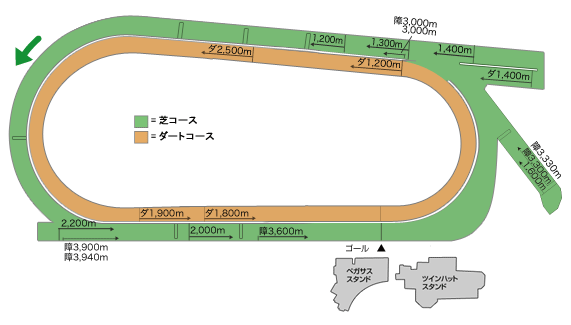
#> input picture references/jra/chukyo/pic_course_heimenzu.gif, 571 x 325 px, found by its file name
$ python digitize_jra_courses.py
#> lines starting #> are read from the running program, lines starting #| are printed output that depends on the picture; after the words box and inside, x2 and y2 are one past the last pixel; in counts of white or black regions, pixels touching at a corner belong together
"""Digitize JRA official course plans and elevation sections into app/courseData.ts.

Inputs are the images saved under references/jra/<venue>/ (downloaded from
https://www.jra.go.jp/facilities/race/<venue>/course/index.html).

Outputs
- app/courseData.ts                generated rail pixels + elevation profiles
- public/courses/<venue>-<kind>.png one-lap crop of the official section graph,
                                    normalized so travel runs left -> right and
                                    the winning post is the right edge.
- outputs/course-digitize/*.png     debug overlays for visual review

The plans are schematic drawings, not survey coordinates. Each rail is later
calibrated to the official lap length in trackGeometry.ts.
Tokyo keeps its hand-digitized rails (see references/jra/tokyo/README.md) and is
only processed here for the seek-bar section crops.
"""
import json, math, sys
from pathlib import Path
import numpy as np
from PIL import Image, ImageDraw
from scipy import ndimage

sys.stdout.reconfigure(encoding='utf-8')
ROOT = Path(__file__).resolve().parents[1]
REF = ROOT / 'references/jra'
DEBUG = ROOT / 'outputs/course-digitize'
PUBLIC = ROOT / 'public/courses'

# goalX: x pixel of the winning post (▲ゴール) on the home straight.
# outer: screen-angle window (deg, atan2(dy,dx) with y down) where the outer course
#        leaves the inner course. Outside the window both courses share the rail.
# kinds: only the courses JRA flat GⅠ races are run on at that venue.
#   中山: 皐月賞・有馬記念・ホープフルS (内回り), スプリンターズS (外回り)
#   京都: 秋華賞 (内回り), 天皇賞(春)・菊花賞・エリザベス女王杯・マイルCS (外回り)
#   阪神: 大阪杯・宝塚記念 (内回り), 桜花賞・阪神JF・朝日杯FS (外回り)
#   中京: 高松宮記念 (芝), チャンピオンズC (ダート)
PLANS = {
    'nakayama': {'code': '06', 'left': False, 'goalX': 237, 'outer': (-178, -8), 'kinds': ['turf', 'outer']},
    'kyoto':    {'code': '08', 'left': False, 'goalX': 287, 'outer': (-75, 75), 'kinds': ['turf', 'outer']},
    'hanshin':  {'code': '09', 'left': False, 'goalX': 168, 'outer': (-80, 80), 'kinds': ['turf', 'outer']},
    'chukyo':   {'code': '07', 'left': True,  'goalX': 381, 'outer': None, 'kinds': ['turf', 'dirt']},
}

# Section graphs. top/bottom: metres at the top/bottom of the plot frame.
# goal: which frame edge is the winning post (remaining distance 0).
PROFILES = {
    ('tokyo', 'turf'):     {'file': 'tokyo/turf-profile.gif', 'lap': 2083.1, 'top': 4, 'bottom': -6, 'goal': 'right', 'frameY': (13.5, 127)},
    ('tokyo', 'dirt'):     {'file': 'tokyo/dirt-profile.gif', 'lap': 1899, 'top': 4, 'bottom': -6, 'goal': 'right', 'frameY': (15, 129)},
    ('nakayama', 'turf'):  {'file': 'nakayama/pic_course_turf.gif', 'lap': 1667.1, 'top': 4, 'bottom': -4, 'goal': 'left'},
    ('nakayama', 'outer'): {'file': 'nakayama/pic_course_turf2.gif', 'lap': 1839.7, 'top': 4, 'bottom': -4, 'goal': 'left'},
    ('kyoto', 'turf'):     {'file': 'kyoto/pic_course_shiba_in.gif', 'lap': 1782.8, 'top': 6, 'bottom': -2, 'goal': 'left'},
    ('kyoto', 'outer'):    {'file': 'kyoto/pic_course_shiba_out.gif', 'lap': 1894.3, 'top': 6, 'bottom': -2, 'goal': 'left'},
    ('hanshin', 'turf'):   {'file': 'hanshin/pic_course_turf.gif', 'lap': 1689, 'top': 2, 'bottom': -4, 'goal': 'left'},
    ('hanshin', 'outer'):  {'file': 'hanshin/pic_course_turf2.gif', 'lap': 2089, 'top': 2, 'bottom': -4, 'goal': 'left'},
    ('chukyo', 'turf'):    {'file': 'chukyo/pic_course_shiba.gif', 'lap': 1705.9, 'top': 2, 'bottom': -3, 'goal': 'right'},
    ('chukyo', 'dirt'):    {'file': 'chukyo/pic_course_durt.gif', 'lap': 1530, 'top': 2, 'bottom': -3, 'goal': 'right'},
}


def rgb(path):
    return np.array(Image.open(path).convert('RGB')).astype(int)


# ---------------------------------------------------------------- profiles
def profile_masks(a):
    mn, mx = a.min(axis=2), a.max(axis=2)
    light = mn >= 200
    neutral = (mx - mn) < 14
    fill = ~light & ~neutral
    return light, fill


def frame_of(a, cfg):
    light, fill = profile_masks(a)
    ys, xs = np.nonzero(fill)
    # The fill reaches the bottom of the frame over the whole lap.
    x0, x1 = xs.min(), xs.max()
    bottom = ys.max() + 1
    if 'frameY' in cfg:
        top, bottom = cfg['frameY']
    else:
        sky = light & ~(a.min(axis=2) >= 250)  # tinted background, not white
        sy, sx = np.nonzero(sky[:, x0:x1 + 1])
        top = sy.min() - 1
    return x0, x1 + 1, top, bottom


def digitize_profile(venue, kind, cfg):
    a = rgb(REF / cfg['file'])
    _, fill = profile_masks(a)
    x0, x1, top, bottom = frame_of(a, cfg)
    per_m = (bottom - top) / (cfg['top'] - cfg['bottom'])
    # Coloured horizontal gridlines are 1-2px tall; the fill body is not.
    solid = fill.copy()
    solid[:-3] &= fill[1:-2] & fill[2:-1] & fill[3:]
    tops = []
    for x in range(x0, x1):
        col = np.nonzero(solid[int(top):int(bottom) + 1, x])[0]
        tops.append(int(top) + col[0] if len(col) else None)
    # Vertical gridlines are 1px wide: a column median removes their spikes.
    valid = [t for t in tops if t is not None]
    tops = [t if t is not None else valid[0] for t in tops]
    tops = ndimage.median_filter(np.array(tops, dtype=float), size=5, mode='nearest')
    pts = []
    for x, y in zip(range(x0, x1), tops):
        h = cfg['top'] - (y - top) / per_m
        frac = (x + .5 - x0) / (x1 - x0)
        remaining = frac * cfg['lap'] if cfg['goal'] == 'left' else (1 - frac) * cfg['lap']
        pts.append((remaining, h))
    pts.sort()
    # Frame border columns are drawn lines, not terrain.
    pts = pts[2:-2]
    pts = [(0.0, pts[0][1])] + pts + [(cfg['lap'], pts[-1][1])]

    def rdp(seq, tol=.04):
        (xa, ya), (xb, yb) = seq[0], seq[-1]
        worst, idx = 0, 0
        for i in range(1, len(seq) - 1):
            x, y = seq[i]
            err = abs(ya + (yb - ya) * (x - xa) / max(xb - xa, 1e-9) - y)
            if err > worst:
                worst, idx = err, i
        if worst <= tol:
            return [seq[0], seq[-1]]
        return rdp(seq[:idx + 1], tol)[:-1] + rdp(seq[idx:], tol)
    # JRA courses consist of level stretches joined by straight, even slopes, but
    # the graph's 1px steps (~0.07m) read as stairs, which the 3D exaggeration
    # turns into visible ledges. Smooth the column noise, keep only the slope
    # breaks, then snap near-level segments to exactly level.
    xs = np.array([x for x, _ in pts]); hs = np.array([h for _, h in pts])
    hs = ndimage.gaussian_filter1d(hs, 3, mode='nearest')
    simplified = [list(q) for q in rdp(list(zip(xs, hs)), tol=.12)]
    LEVEL = .15  # metres: a segment rising less than this is drawn level
    for _ in range(3):
        for i in range(len(simplified) - 1):
            a_, b_ = simplified[i], simplified[i + 1]
            if 0 < abs(b_[1] - a_[1]) < LEVEL:
                m = (a_[1] + b_[1]) / 2
                a_[1] = b_[1] = m
    # Merge collinear neighbours left after snapping.
    merged = [simplified[0]]
    for i in range(1, len(simplified) - 1):
        (xa, ya), (xb, yb), (xc, yc) = merged[-1], simplified[i], simplified[i + 1]
        if abs(ya + (yc - ya) * (xb - xa) / max(xc - xa, 1e-9) - yb) > 1e-6:
            merged.append(simplified[i])
    merged.append(simplified[-1])
    # The lap is a loop: the winning post height must match at both ends.
    merged[-1][1] = merged[0][1]
    simplified = [tuple(q) for q in merged]
    # Seek-bar crop: one lap, travel left->right, goal at the right edge.
    crop = Image.open(REF / cfg['file']).convert('RGB').crop((x0, int(round(top)), x1, int(round(bottom))))
    if cfg['goal'] == 'left':
        crop = crop.transpose(Image.FLIP_LEFT_RIGHT)
    PUBLIC.mkdir(parents=True, exist_ok=True)
    crop.save(PUBLIC / f'{venue}-{kind}.png', optimize=True)
    DEBUG.mkdir(parents=True, exist_ok=True)
    dbg = Image.open(REF / cfg['file']).convert('RGB').resize((a.shape[1] * 2, a.shape[0] * 2), Image.NEAREST)
    dd = ImageDraw.Draw(dbg)
    to_x = (lambda r: x0 + r / cfg['lap'] * (x1 - x0)) if cfg['goal'] == 'left' else (lambda r: x1 - r / cfg['lap'] * (x1 - x0))
    dd.line([(to_x(r) * 2, (top + (cfg['top'] - h) * per_m) * 2) for r, h in simplified], fill=(255, 0, 0), width=2)
    dd.rectangle([x0 * 2, top * 2, x1 * 2, bottom * 2], outline=(0, 0, 255))
    dbg.save(DEBUG / f'{venue}-{kind}-profile.png')
    hs = [h for _, h in simplified]
    print(f'profile {venue}/{kind}: frame x={x0}..{x1} y={top}..{bottom} points={len(simplified)} range={min(hs):.2f}..{max(hs):.2f}m')
    return [[round(r, 1), round(h, 2)] for r, h in simplified]


# ---------------------------------------------------------------- plans
def plan_masks(a):
    r, g, b = a[:, :, 0], a[:, :, 1], a[:, :, 2]
#> r: shape (325, 571) int64; 158 distinct labels, from 6 to 255
#> g: shape (325, 571) int64; 133 distinct labels, from 4 to 255
#> b: shape (325, 571) int64; 153 distinct labels, from 4 to 255
    dark = a.max(axis=2) < 110
#> dark: shape (325, 571) bool; 1.2% white in thin lines or dots, all inside (x1, y1, x2, y2) = (58, 17, 561, 309)
    # Replace text/arrows with the nearest non-dark colour before classification.
    _, (iy, ix) = ndimage.distance_transform_edt(dark, return_indices=True)
#> iy: shape (325, 571) int32; 325 distinct labels, from 0 to 324
    a = a[iy, ix]
    r, g, b = a[:, :, 0], a[:, :, 1], a[:, :, 2]
#> r: shape (325, 571) int64; 137 distinct labels, from 21 to 255
#> g: shape (325, 571) int64; 110 distinct labels, from 82 to 255
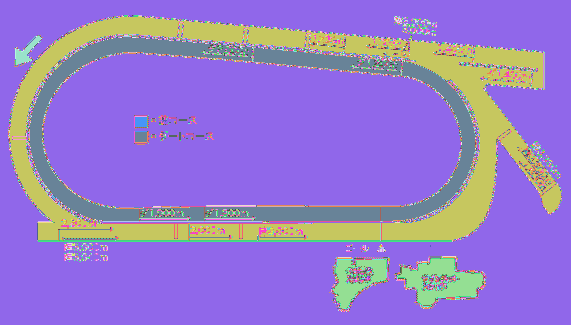
#> b: shape (325, 571) int64; 136 distinct labels, from 48 to 255; one colour per label, 0 black
    green = (g > 170) & (r < 150) & (b < 150)
#> green: shape (325, 571) bool; 13.3% white; 34 white regions (23 under 20 px), largest, box (x1, y1, x2, y2) and area: (10, 17, 562, 240) 20391, (190, 223, 380, 240) 2656, (474, 47, 543, 89) 1301
    orange = (r > 200) & (g > 140) & (g < 190) & (b < 120)
#> orange: shape (325, 571) bool; 7.3% white; 10 white regions (4 under 20 px), largest, box (x1, y1, x2, y2) and area: (30, 37, 253, 221) 5577, (381, 62, 475, 221) 3122, (205, 206, 380, 221) 2190, (253, 48, 402, 75) 1886, (140, 207, 204, 221) 601, (135, 132, 147, 143) 132
    return a, green, orange


def ray_samples(center, theta, rmax, step=.25):
    rs = np.arange(0, rmax, step)
    return rs, center[0] + rs * math.cos(theta), center[1] + rs * math.sin(theta)


def runs(mask_line, rs, max_gap):
    out, start, last = [], None, None
    for i, v in enumerate(mask_line):
        if v:
            if start is None:
                start = i
            elif rs[i] - rs[last] > max_gap:
                out.append((start, last)); start = i
            last = i
    if start is not None:
        out.append((start, last))
    return out


def smooth_closed(points, sigma_px, count=180):
    """Resample a closed line by arc length from points[0] and low-pass it.

    Radial scanning leaves pixel steps and small kinks (text, ticks, where the
    outer course leaves the inner one). In 3D the lanes are offset up to ~35m
    along the rail normal, which magnifies any wobble of the tangent, so the
    rail is Gaussian-smoothed along its length before export.
    """
    P = np.asarray(points, dtype=float)
    seg = np.hypot(*(np.roll(P, -1, axis=0) - P).T)
    cum = np.concatenate([[0], np.cumsum(seg)])
    total = cum[-1]
    dense = 1440
    t = np.linspace(0, total, dense, endpoint=False)
    closed = np.vstack([P, P[:1]])
    xs = np.interp(t, cum, closed[:, 0])
    ys = np.interp(t, cum, closed[:, 1])
    sig = sigma_px / (total / dense)
    xs = ndimage.gaussian_filter1d(xs, sig, mode='wrap')
    ys = ndimage.gaussian_filter1d(ys, sig, mode='wrap')
    step = dense // count
    return list(zip(xs[::step], ys[::step]))


def circular_median(v, k):
    n = len(v); half = k // 2
    return np.array([np.median([v[(i + j) % n] for j in range(-half, half + 1)]) for i in range(n)])


def digitize_plan(venue, cfg):
    path = REF / venue / 'pic_course_heimenzu.gif'
    a0 = rgb(path)
    a, green, orange = plan_masks(a0)
    H, W = green.shape
    # Non-green regions connected to the border are "outside"; enclosed gaps
    # between green bands separate the inner and outer turf courses.
    lab, _ = ndimage.label(~green)
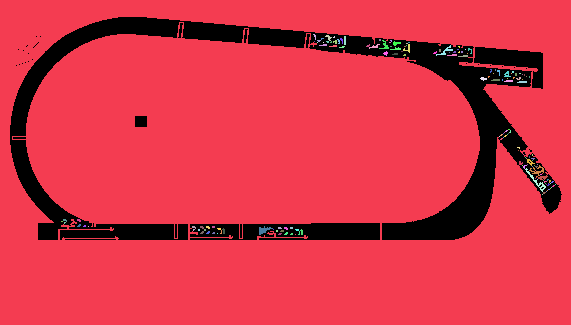
#> lab: shape (325, 571) int32; 167 distinct labels, from 0 to 166; one colour per label, 0 black
    border = set(np.unique(np.concatenate([lab[0], lab[-1], lab[:, 0], lab[:, -1]]))) - {0}
#> border = 1 item
    outside = np.isin(lab, list(border))
#> outside: shape (325, 571) bool; 86% white; 31 black regions (20 under 20 px), largest, box (x1, y1, x2, y2) and area: (10, 17, 562, 240) 21328, (190, 223, 380, 240) 2883, (474, 47, 543, 89) 1301
    # Keep the dirt oval (tick lines may split it into pieces) but drop legend
    # swatches; the centre is the middle of the oval's bounding box.
    olab, n = ndimage.label(orange)
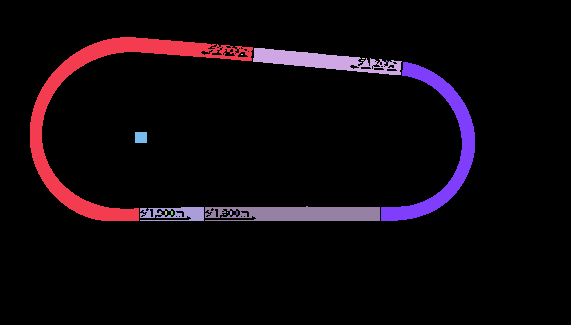
#> olab: shape (325, 571) int32; 17 distinct labels, from 0 to 16; one colour per label, 0 black
#> n = 16
    sizes = ndimage.sum(orange, olab, range(1, n + 1))
#> sizes = [5577, 1880, 2, 3, 3, 3, 3122, 132, 2174, 585, 8, 8, 8, 8, 1, 2]
    orange = np.isin(olab, [i + 1 for i, v in enumerate(sizes) if v > 300])
#> orange: shape (325, 571) bool; 7.2% white; 5 white regions, box (x1, y1, x2, y2) and area: (30, 37, 253, 221) 5577, (381, 62, 475, 221) 3122, (205, 206, 380, 221) 2174, (253, 48, 402, 75) 1880, (140, 207, 204, 221) 585
    oy, ox = np.nonzero(orange)
#> oy = 13338 values from 37 to 220; ox = 13338 values, max 474 at index 6719, min 30 at index 6430, mean 248.3
    center = ((ox.min() + ox.max()) / 2, (oy.min() + oy.max()) / 2)
#> center = (252, 128.5)
    rmax = math.hypot(W, H)
    N = 720
    thetas = np.linspace(-math.pi, math.pi, N, endpoint=False)
    dirt_in, turf_in, outer = [], [], []
    for th in thetas:
        rs, xs, ys = ray_samples(center, th, rmax)
        ok = (xs >= 0) & (xs < W) & (ys >= 0) & (ys < H)
        rs, xs, ys = rs[ok], xs[ok].astype(int), ys[ok].astype(int)
        o = runs(orange[ys, xs], rs, 3)
        main = max(o, key=lambda s: rs[s[1]] - rs[s[0]])
        di, do = rs[main[0]], rs[main[1]]
        gr = [s for s in runs(green[ys, xs], rs, 1.0) if rs[s[0]] >= do - 1]
        ti = rs[gr[0][0]] if gr else do
        oo = ti
        deg = math.degrees(th)
        if cfg['outer'] and cfg['outer'][0] <= deg <= cfg['outer'][1]:
            for prev, cur in zip(gr, gr[1:]):
                gap = slice(prev[1] + 1, cur[0])
                if gap.stop > gap.start and not outside[ys[gap], xs[gap]].any():
                    oo = rs[cur[0]]
        dirt_in.append(di); turf_in.append(ti); outer.append(oo)
#> this loop made 720 passes
#> (main, di, do, gr, ti) on passes 1 to 3: ((841, 888), 210.2, 222, [(905, 968)], 226.2), ((841, 888), 210.2, 222, [(905, 968)], 226.2), ((837, 888), 209.2, 222, [(905, 964)], 226.2)
#> after the loop, dirt_in = 720 values, max 211 at index 370, min 66.75 at index 182, mean 124.6; outer = 720 values, max 282.8 at index 339, min 84 at index 190, mean 147.6; turf_in = 720 values, max 240.2 at index 716, min 84 at index 190, mean 145.1
    result = {}
    goal_theta = None
    for name, radii in [('turf', turf_in), ('outer', outer), ('dirt', dirt_in)]:
        if name not in cfg['kinds']:
            continue
        # Labels drawn on the outer band need a wider window than the clean inner rails.
        rr = circular_median(np.array(radii), 9 if name == 'turf' else 25)
        # Rail lines are smooth curves; a wide circular mean removes label/tick noise.
        k = 15
        rr = np.convolve(np.concatenate([rr[-(k // 2):], rr, rr[:k // 2]]), np.ones(k) / k, mode='valid')
        if name == 'turf':
            turf_rr = rr
        elif name == 'outer':
            # Where the courses share the rail the outer course must be the very same
            # line, otherwise the two ribbons overlap with a visible ledge. Model the
            # outer course as the inner rail plus a smooth outward bulge.
            bulge = ndimage.gaussian_filter1d(np.maximum(rr - turf_rr, 0), 6, mode='wrap')
            bulge[bulge < .3] = 0
            rr = turf_rr + ndimage.gaussian_filter1d(bulge, 8, mode='wrap')
        pts = [(center[0] + r * math.cos(t), center[1] + r * math.sin(t)) for r, t in zip(rr, thetas)]
        if goal_theta is None:
            # The winning post: the lowest (home-straight) rail point at x=goalX.
            bottom = [i for i, (x, y) in enumerate(pts) if y > center[1]]
            gi = min(bottom, key=lambda i: abs(pts[i][0] - cfg['goalX']))
            goal_theta = thetas[gi]
        # Order from the goal in the race direction. Screen y points down, so a
        # left-handed course runs with decreasing screen angle.
        gi = int(np.argmin(np.abs(np.angle(np.exp(1j * (thetas - goal_theta))))))
        step = -1 if cfg['left'] else 1
        ordered = [pts[(gi + step * k) % N] for k in range(N)]
        sampled = smooth_closed(ordered, 4)
        if name == 'dirt':
            # Distance labels sit on the dirt band and dent its inner edge. The band
            # is drawn with a constant width, so offset the clean turf-inner line
            # (= the dirt's outer edge) inwards by the band's median width instead.
            turf = np.array(result['turf'])
            width = float(np.median([np.min(np.hypot(*(turf - p).T)) for p in np.array(sampled)]))
            offset = []
            for i, p in enumerate(turf):
                tangent = turf[(i + 1) % len(turf)] - turf[i - 1]
                normal = np.array([-tangent[1], tangent[0]]) / np.hypot(*tangent)
                a, b = p + normal * width, p - normal * width
                offset.append(a if np.hypot(*(a - center)) < np.hypot(*(b - center)) else b)
            sampled = smooth_closed([tuple(q) for q in offset], 3)
            print(f'plan {venue}: dirt band width {width:.1f}px')
        result[name] = [[round(float(x), 2), round(float(y), 2)] for x, y in sampled]
#> this loop made 3 passes
#> (name, n in circular_median, half in circular_median, k, goal_theta) on pass 1: ('turf', 720, 4, 15, 1.73)
#> after the loop, bottom = 359 values from 361 to 719; goal_theta = 1.73; result = 2 items
    # Debug overlay
    DEBUG.mkdir(parents=True, exist_ok=True)
    im = Image.open(path).convert('RGB').resize((W * 2, H * 2), Image.NEAREST)
    d = ImageDraw.Draw(im)
    for name, col in [('turf', (220, 0, 0)), ('outer', (160, 0, 200)), ('dirt', (0, 0, 220))]:
        if name in result:
            p = [(x * 2, y * 2) for x, y in result[name]]
            d.line(p + [p[0]], fill=col, width=2)
            d.ellipse([p[0][0] - 5, p[0][1] - 5, p[0][0] + 5, p[0][1] + 5], outline=col, width=2)
            d.ellipse([p[8][0] - 3, p[8][1] - 3, p[8][0] + 3, p[8][1] + 3], fill=col)
    im.save(DEBUG / f'{venue}-plan.png')
    print(f'plan {venue}: center=({center[0]:.1f},{center[1]:.1f}) size={W}x{H} rails={list(result)}')
#| plan nakayama: center=(252.0,128.5) size=571x325 rails=['turf', 'outer']
    return {'size': [W, H], 'center': [round(center[0], 1), round(center[1], 1)], 'rails': result}


def main():
    data = {}
    for venue, cfg in PLANS.items():
        data[cfg['code']] = {'slug': venue, **digitize_plan(venue, cfg), 'profiles': {}}
    data.setdefault('05', {'slug': 'tokyo', 'profiles': {}})
    codes = {v['slug']: k for k, v in data.items()}
    for (venue, kind), cfg in PROFILES.items():
        data[codes[venue]]['profiles'][kind] = digitize_profile(venue, kind, cfg)
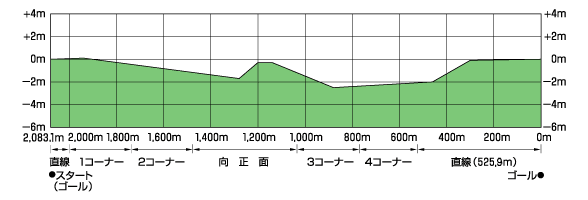
#> input picture references/jra/tokyo/turf-profile.gif, 588 x 200 px
#> in profile_masks, `mn, mx = a.min(axis=2), a.max(axis=2)`:
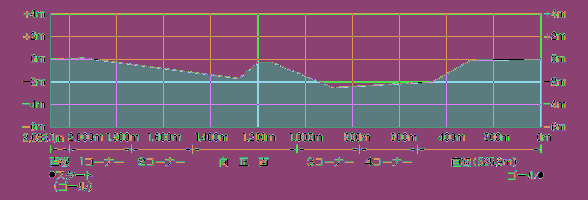
#> mx: shape (200, 588) int64; 55 distinct labels, from 0 to 255; one colour per label, 0 black
#> in digitize_profile, `solid[:-3] &= fill[1:-2] & fill[2:-1] & fill[3:]`:
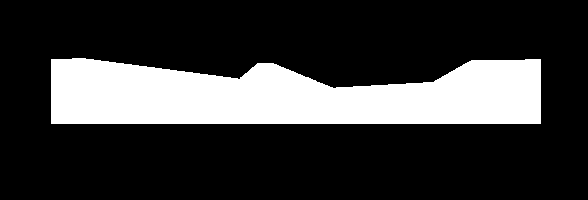
#> solid: shape (200, 588) bool; 22.1% white; 1 white region, box (x1, y1, x2, y2) and area: (51, 58, 541, 124) 26047
#> the loop in digitize_profile, `for x, y in zip(range(x0, x1), tops):` made 490 passes
#> y on passes 1 to 3: 59, 59, 59
#> the loop in digitize_profile, `for i in range(1, len(simplified) - 1):` made 8 passes
#> in digitize_profile, `dbg.save(DEBUG / f'{venue}-{kind}-profile.png')`:
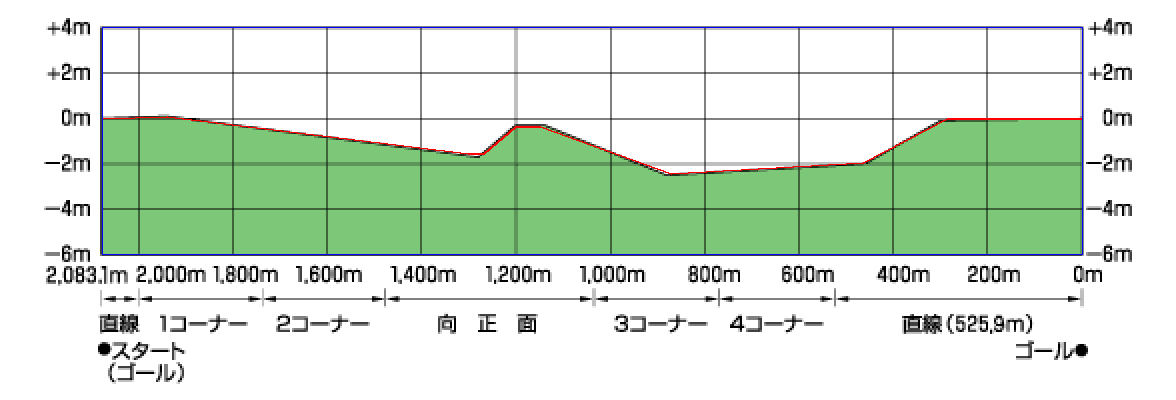
#> saved as tokyo-turf-profile.png: PIL image 1176x400 RGB; mean R, G, B 212.2, 228.4, 211.6
#| profile tokyo/turf: frame x=51..541 y=13.5..127 points=10 range=-2.50..0.03m
    body = json.dumps(data, ensure_ascii=False, separators=(',', ':'))
    (ROOT / 'app/courseData.ts').write_text(
        '// Generated by scripts/digitize_jra_courses.py from JRA official course plans and\n'
        '// elevation sections (references/jra). Schematic digitization, not survey data.\n'
        'export type Pixel=[number,number];\n'
        'export type VenueDrawing={slug:string;size?:[number,number];center?:[number,number];'
        'rails?:{turf:Pixel[];outer?:Pixel[];dirt?:Pixel[]};profiles:Record<string,[number,number][]>};\n'
        f'export const COURSE_DATA:Record<string,VenueDrawing>={body};\n', encoding='utf-8')
    print('wrote app/courseData.ts')


if __name__ == '__main__':
#> (the run stopped early here; a loop or call above may not have finished)
